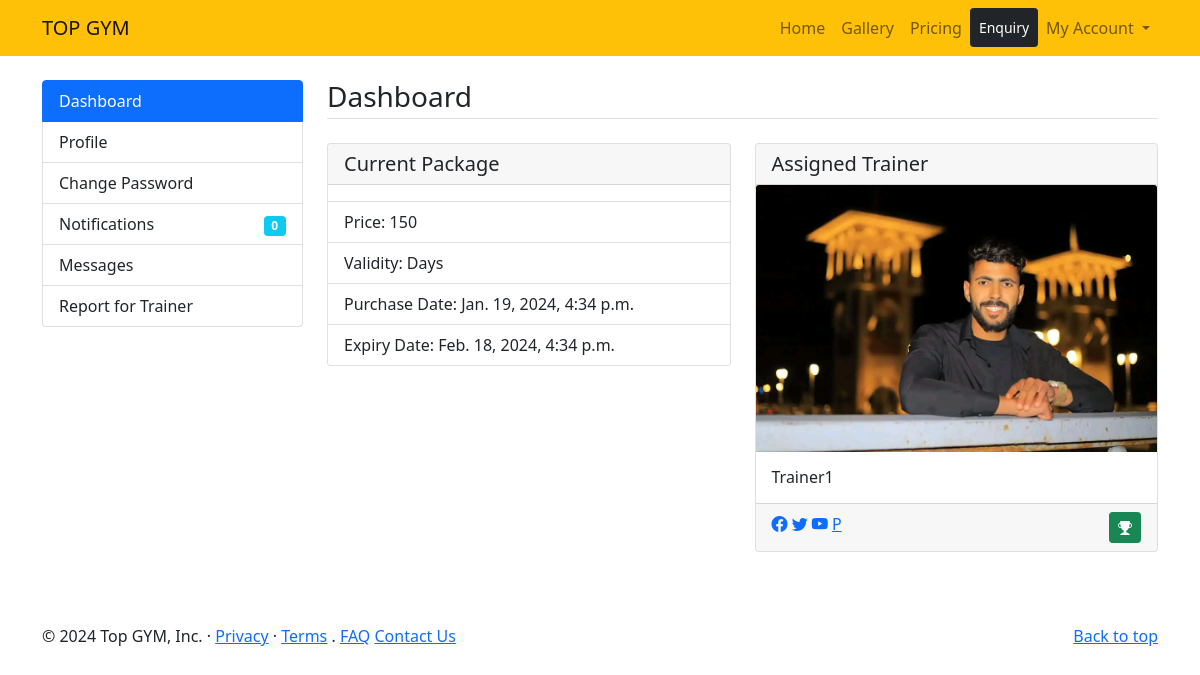
/user-dashboard (signed in), run on the app's committed database.
### main/models.py (models this page shows, shortened)
class Subscription(models.Model):
   user = models.ForeignKey(User, on_delete=models.CASCADE)
   plan = models.ForeignKey(SubPlan, on_delete=models.CASCADE)
   price = models.CharField(max_length=50)
   reg_date = models.DateTimeField(auto_now_add=True,null=True)

class AssignSubscriber(models.Model):
   user = models.ForeignKey(User, on_delete=models.CASCADE,null=True)
   trainer = models.ForeignKey(Trainer, on_delete=models.CASCADE)

class Trainer(models.Model):
   full_name = models.CharField(max_length=50)
   username = models.CharField(max_length=100,null=True)
   pwd = models.CharField(max_length=100,null=True)
   mobile = models.CharField(max_length=50)
   address = models.TextField()
   is_active = models.BooleanField(default=False)
   detail = models.TextField()
   img = models.ImageField(upload_to='trainers/')
   salary = models.IntegerField(default=0)
   facebook = models.CharField(max_length=100,null=True)
   twiter = models.CharField(max_length=100,null=True)
   youtube = models.CharField(max_length=100,null=True)
   pinterst = models.CharField(max_length=100,null=True)
   def __str__(self):
       return self.full_name

### main/views.py (the view)
# urls.py: path('user-dashboard',views.dashboard,name='dashboard'),
def dashboard(request):
  current_plan = models.Subscription.objects.get(user=request.user)
  my_trainer = models.AssignSubscriber.objects.get(user=request.user)
  enddate = current_plan.reg_date + timedelta(days=current_plan.plan.validity_days)
  data = models.Notify.objects.all().order_by('-id')
  notifStatus=False
  jsonData = []
  totalUnread=0
  for d in data:
    try:
      notifStatusData = models.NotifUserStatus.objects.get(user=request.user,
                notif=d)
      if notifStatusData:
          notifStatus=True
    except models.NotifUserStatus.DoesNotExist:
      notifStatus=False
    if not notifStatus:
      totalUnread +=1
  return render(request,'user/dashboard.html',
              {'current_plan':current_plan,
              'my_trainer':my_trainer,
              'totalUnread':totalUnread,
              'enddate':enddate})

### main/templates/user/dashboard.html (shortened to what this page needs)
{% extends 'base.html' %}
{% block content %}
    <main>
		<section class="container my-4">
			<div class="row">
				<div class="col-3">
					{% include 'user/left-sidebar.html' %}
				</div>
				<div class="col-9">
					<h3 class="mb-4 border-bottom pb-1">Dashboard</h3>
					<div class="row">
						<div class="col-md-6">
							<div class="card">
								<h5 class="card-header">Current Package</h5>
								<ul class="list-group list-group-flush">
								    <li class="list-group-item"></li>
								    <li class="list-group-item">Price: {{current_plan.price}} </li>
								    <li class="list-group-item">Validity: Days</li>
								    <li class="list-group-item">Purchase Date: {{current_plan.reg_date}}</li>
								    <li class="list-group-item">Expiry Date: {{enddate}}</li>
							  	</ul>
							</div>
						</div>
						<div class="col-md-6">
							<div class="card">
								<h5 class="card-header">Assigned Trainer</h5>
								<img src="{{my_trainer.trainer.img.url}}" class="card-img-top" alt="">
								<div class="card-body">
									<h6 class="card-text">{{my_trainer.trainer}}</h6>
								</div>
								<div class="card-footer">
									<a href="{{my_trainer.trainer.facebook}}" title="Facebook"><i class="bi bi-facebook"></i></a>
									<a href="{{my_trainer.trainer.twiter}}" title="Twitter"><i class="bi bi-twitter"></i></a>
									<a href="{{my_trainer.trainer.youtube}}"><i class="bi bi-youtube" title="YouTube"></i></a>
                  <a href="{{my_trainer.trainer.pinterst}}" title="Pinterest">P</a>
									<button data-bs-toggle="modal" data-bs-target="#AchivementModal" title="Achivement" class="float-end btn btn-sm btn-success"><i class="bi bi-trophy-fill"></i></button>
								</div>
							</div>
						</div>
					</div>
				</div>
			</div>
		</section>
    </main>
{% endblock %}

### data on the page
Subscription: price "150", reg_date "Jan. 19, 2024, 4:34 p.m."
AssignSubscriber: trainer.img (picture), trainer "Trainer1"

### other printed values
{{ totalUnread }} "0"
{{ enddate }} "Feb. 18, 2024, 4:34 p.m."
